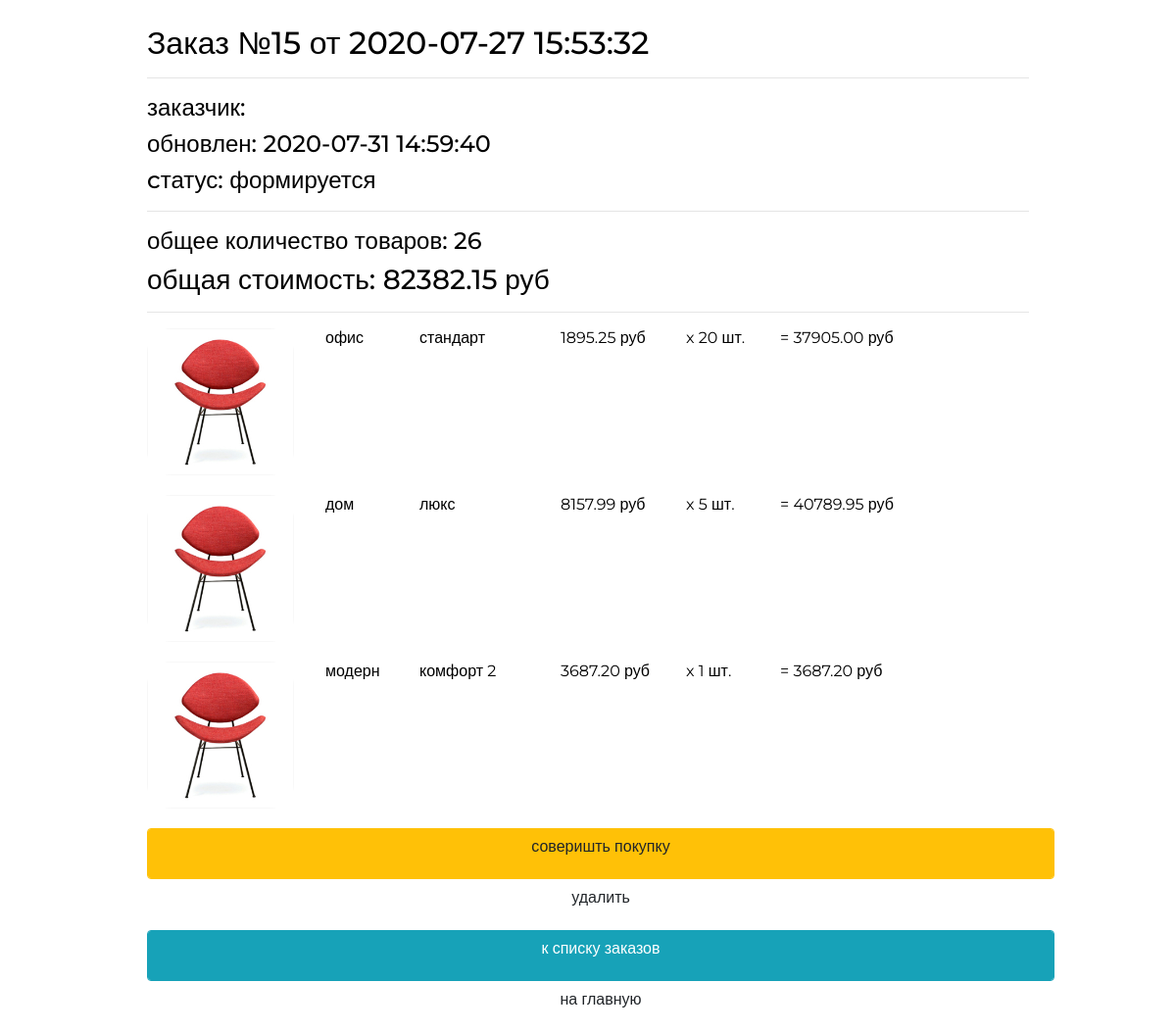
The app's page /order/order/read/15/ with its own data.
### orderapp/models.py (models this page shows, shortened)
class Order(models.Model):
    FORMING = 'F'
    SENT_TO_PROCEED = 'S'
    PROCEEDED = 'P'
    PAID = 'D'
    READY = 'Y'
    CANCEL = 'C'
    ORDER_STATUS_CHOICES = (
        (FORMING, 'формируется'),
        (SENT_TO_PROCEED, 'отправлен в обработку'),
        (PAID, 'оплачен'),
        (PROCEEDED, 'обрабатывается'),
        (READY, 'готов к выдаче'),
        (CANCEL, 'отменен'),
    )
    user = models.ForeignKey(get_user_model(), on_delete=models.CASCADE)
    created = models.DateTimeField(verbose_name='создан', auto_now_add=True)
    updated = models.DateTimeField(verbose_name='обновлен', auto_now=True)
    status = models.CharField(verbose_name='статус',
                              max_length=1,
                              choices=ORDER_STATUS_CHOICES,
                              default=FORMING)
    is_active = models.BooleanField(verbose_name='активен', default=True)
    class Meta:
        ordering = ('-created',)
        verbose_name = 'заказ'
        verbose_name_plural = 'заказы'
    def get_total_quantity(self):
        items = self.orderitems.all()
        return sum(list(map(lambda x: x.quantity, items)))
    def get_total_cost(self):
        items = self.orderitems.all()
        return sum(list(map(lambda x: x.quantity * x.product.price, items)))

class OrderItem(models.Model):
    order = models.ForeignKey(Order,
                              related_name="orderitems",
                              on_delete=models.CASCADE)
    product = models.ForeignKey(Product,
                                verbose_name='продукт',
                                on_delete=models.CASCADE)
    quantity = models.PositiveIntegerField(verbose_name='количество',
                                           default=0)
    @property
    def product_cost(self):
        return self.product.price * self.quantity

### firstapp/models.py (models this page shows, shortened)
class Product(models.Model):
    category = models.ForeignKey(ProductCategory,
                                 verbose_name='Категория продукта',
                                 on_delete=models.CASCADE)
    name = models.CharField(verbose_name='Имя продукта', max_length=128)
    image = models.ImageField(upload_to='products_images', blank=True)
    short_desc = models.CharField('Краткое описание продукта', max_length=64, blank=True)
    description = models.TextField('Описание продукта', blank=True)
    price = models.DecimalField('Цена продукта', max_digits=8, decimal_places=2, null=True)
    quantity = models.PositiveIntegerField('Количество на складе', default=0)
    is_active = models.BooleanField(default=True)

class ProductCategory(models.Model):
    name = models.CharField('Имя категории', max_length=64)
    description = models.TextField('Описание категорий', blank=True)
    is_active = models.BooleanField(default=True)

### orderapp/views.py (the view)
# urls.py: path('order/read/<int:pk>/', orderapp.OrderRead.as_view(), name='order_read'),
class OrderRead(DetailView):
    model = Order

### basketapp/context_processors.py (called while the page is built)
def basket(request):
    if request.user.is_authenticated:
        basket = request.user.basket.all()
    else:
        basket = []
    return {
        'basket': basket,
    }

### firstapp/templatetags/my_tags.py (called while the page is built)
def media_folder_products(string):
    if not string:
        string = 'products_images/default.jpg'
    return f'{settings.MEDIA_URL}{string}'

### orderapp/templates/orderapp/order_detail.html
{% extends "orderapp/base.html" %}
{% load static %}
{% load my_tags %}
{% block container %}
    {% include 'orderapp/includes/inc__order_summary.html' %}
    <div class="basket_list">
        {% for item in object.orderitems.select_related %}
            <div class="basket_record">
                <img src="{{ item.product.image|media_folder_products }}"
                     alt="{{ item.product.short_desc }}">
                <span class="category_name">{{ item.product.category.name }}</span>
                <span class="product_name">{{ item.product.name }}</span>
                <span class="product_price">{{ item.product.price }}&nbspруб</span>
                <span class="product_quantitiy">x {{ item.quantity }} шт.</span>
                <span class="product_cost"> = {{ item.product_cost }}&nbspруб</span>
            </div>
        {% endfor %}
    </div>
    {% include 'orderapp/includes/inc__order_actions.html' %}
{% endblock %}

### orderapp/templates/orderapp/includes/inc__order_summary.html (shortened to what this page needs)
{% if object %}
    <div class="h2">Заказ №{{ object.pk }} от {{ object.created|date:"Y-m-d H:i:s" }}</div>
    <hr>
    <div class="h4">заказчик: {{ user.last_name }} {{ user.first_name }} </div>
    <div class="h4">обновлен: {{ object.updated|date:"Y-m-d H:i:s" }}</div>
    <div class="h4">cтатус: {{ object.get_status_display }}</div>
    <hr>
    <div class="h4">
        общее количество товаров: <span class="order_total_quantity">{{ object.get_total_quantity }}</span>
    </div>
    <div class="h3">
        общая стоимость: <span class="order_total_cost">{{ object.get_total_cost }}</span> руб
    </div>
{% endif %}
<hr>

### static/css/style_basket.css (style rules this page uses)
* { margin: 0; padding: 0; }
.order_container img { display: block; float: left; width: 150px; border-radius: 25px; }
body { font-family: 'Montserrat', sans-serif; }
html, body { height: 100%; }
.basket_list span.category_name { margin-left: 2em; width: 5em; position: relative; display: block; float: left; }
.basket_list span.product_name { margin-left: 1em; width: 8em; position: relative; display: block; float: left; }
.basket_list span.product_price { margin-left: 1em; width: 7em; position: relative; display: block; float: left; }
.basket_list span.product_quantitiy { margin-left: 1em; width: 5em; position: relative; display: block; float: left; }
.basket_list span.product_cost { margin-left: 1em; width: 10em; position: relative; display: block; float: left; }
.basket_list .basket_record { position: relative; display: block; height: 170px; float: none; }

### records on screen
Order: pk "15", created "2020-07-27 15:53:32", updated "2020-07-31 14:59:40", status "формируется", get_total_quantity "26", get_total_cost "82382.15"
OrderItem: product.image|media_folder_products (picture), product.category.name "офис", product.name "стандарт", product.price "1895.25", quantity "20", product_cost "37905.00"
OrderItem: product.image|media_folder_products (picture), product.category.name "дом", product.name "люкс", product.price "8157.99", quantity "5", product_cost "40789.95"
OrderItem: product.image|media_folder_products (picture), product.category.name "модерн", product.name "комфорт 2", product.price "3687.20", quantity "1", product_cost "3687.20"
